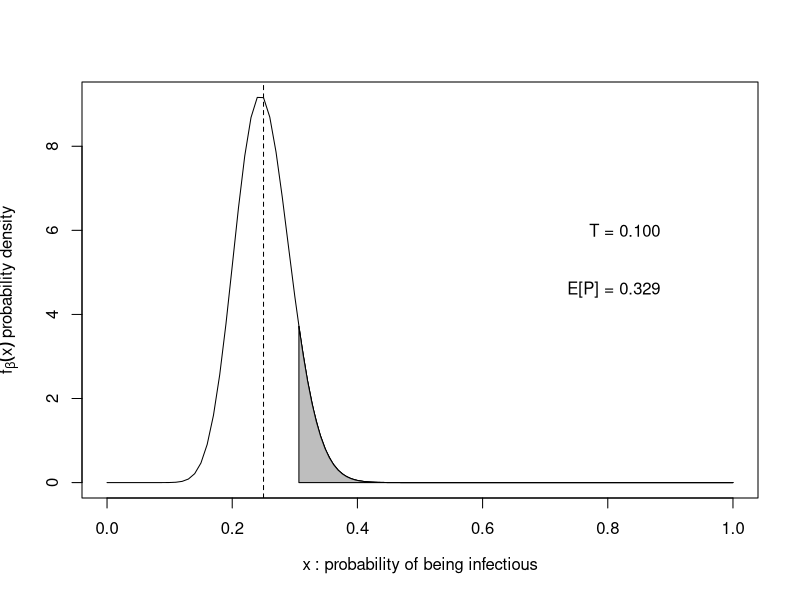
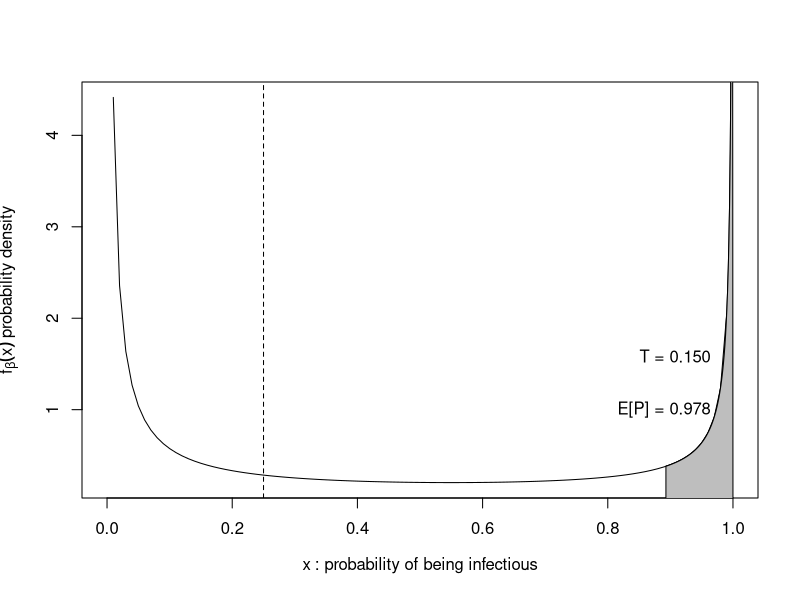

Write R code to recreate these figures, in order.
## This is a base-plot, beta function
bpic <- function(Y, T, phi, xtext=0.9, ytext=0.5, yoff=0.1){
  P = Y
  kap = log(1-phi)/(P*(P-1))
  
  alp = 1/(kap*(1-P))
  bet = 1/(kap*P)
  
  lwr <- qbeta(1-T, alp, bet)
  posTests <- integrate(\(x) dbeta(x, alp, bet)*x, lwr, 1)$value
  V <- posTests/T
  
  #par(las=1, yaxs = "i",xaxs = "i")
  cc <- curve(  dbeta(x, alp, bet), from =0
              , to = 1
              , xlab = bquote(x~": probability of being infectious")
              , ylab = bquote(f[beta](x)~"probability density")
              #, main = bquote("Y"==.(Y)~phi==.(phi))
              )
  cc2 <- curve(dbeta(x, alp, bet), from = lwr, to = 1, add = TRUE)
  inf_ind <- which(cc2$y==Inf)
  cc2$y[inf_ind] <- 0
  polygon(c(cc2$x, rev(cc2$x)), c(rep(0, length(cc2$x)), rev(cc2$y)), col = "gray")
  
  height <- dbeta(P, alp, bet)
  
  text(x=xtext, y=(ytext+(1:-1)*yoff)*height , pos=2, labels=c(
      paste0("T = ", sprintf("%4.3f", T))
    , paste0("E[P] = ", sprintf("%4.3f", V))
    , ""
  ))
  
  abline(v=P, lty=2)
}
# ggsave("test_positivity_vs_phi-test_prop.png",plot=fig_pos_vs_phi, path = "./pix", width=3200,height=1800,units="px")

bpic(Y=0.25, T=0.1, phi=0.01, yoff=0.15)
bpic(Y=0.25, T=0.15, phi=0.95, xtext=0.98, ytext=3.5, yoff=2)




# bpic(P=0.25, T=0.1, kap=0.1)
# bpic(P=0.25, T=0.2, kap=0.1)
# bpic(P=0.25, T=0.1, kap=1)
# bpic(P=0.25, T=0.2, kap=1)

# plot(c(1, 9), 1:2, type = "n")
# polygon(1:9, c(2,1,2,1,NA,2,1,2,1),
#         col = c("red", "blue"),
#         border = c("green", "yellow"),
#         lwd = 3, lty = c("dashed", "solid"))
# ?rev




